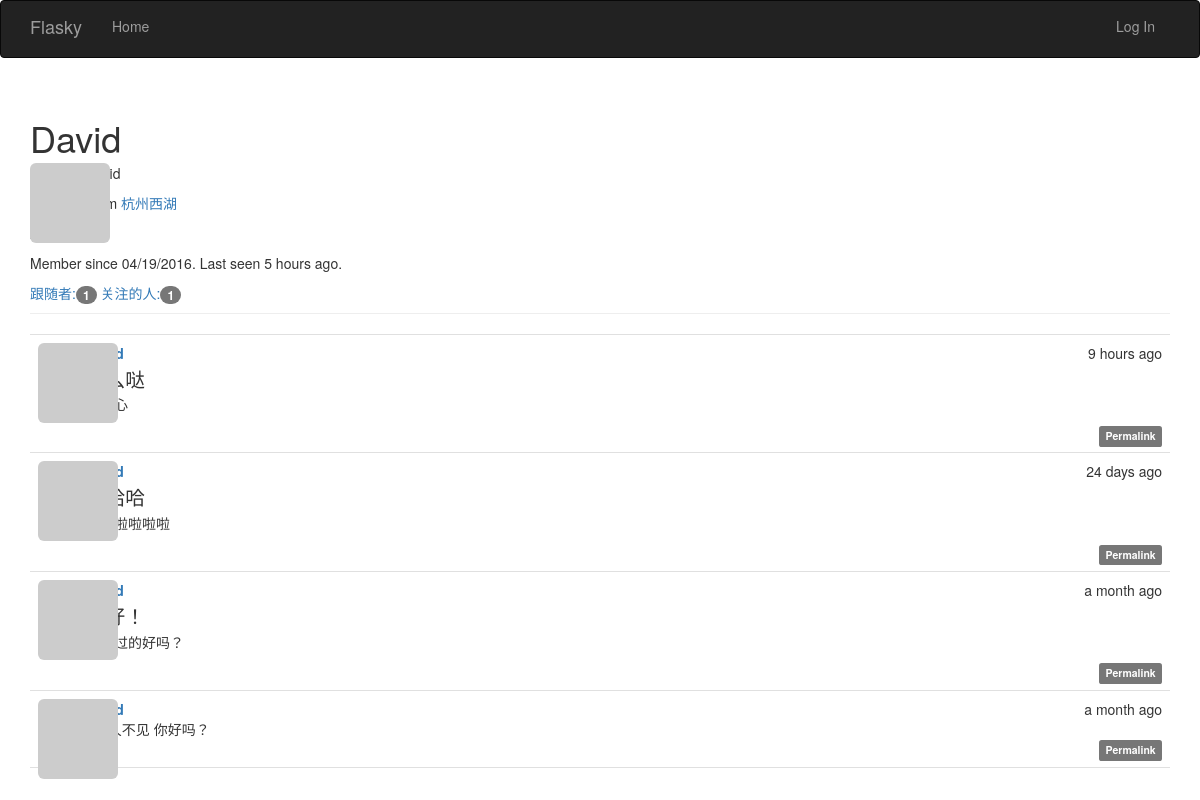
The app's page /user/David with its own data.
### app/models.py (models this page shows, shortened)
class User(db.Model,UserMixin):
    __tablename__='users'
    id=db.Column(db.Integer,primary_key=True)
    username=db.Column(db.String(64),unique=True,index=True)
    role_id=db.Column(db.Integer,db.ForeignKey('roles.id'))
    password_hash=db.Column(db.String(128))
    email=db.Column(db.String(64),unique=True,index=True)
    confirmed=db.Column(db.Boolean,default=False)
    name = db.Column(db.String(64))
    location = db.Column(db.String(64))
    about_me = db.Column(db.Text())
    member_since = db.Column(db.DateTime(), default=datetime.utcnow)
    last_seen = db.Column(db.DateTime(), default=datetime.utcnow)
    avatar_hash=db.Column(db.String(64))
    posts=db.relationship('Post',backref='author',lazy='dynamic')
    followed = db.relationship('Follow',
                               foreign_keys=[Follow.follower_id],
                               backref=db.backref('follower', lazy='joined'),
                               lazy='dynamic',
                               cascade='all, delete-orphan')
    followers = db.relationship('Follow',
                                foreign_keys=[Follow.followed_id],
                                backref=db.backref('followed', lazy='joined'),
                                lazy='dynamic',
                                cascade='all, delete-orphan')
    comments=db.relationship('Comment',backref='author',lazy='dynamic')
    @property
    def password(self):
        raise AttributeError('password is not a readable attribute')
    def gravatar(self,size=100,default='identicon',rating='g'):
        if request.is_secure:
            url="https://secure.gravatar.com/avatar"
        else:
            url='http://www.gravatar.com/avatar'
        hash=hashlib.md5(self.email.encode('utf-8')).hexdigest()
        return '{url}/{hash}?s={size}&d={default}&r={rating}'.format(url=url,hash=hash,size=size,default=default,rating=rating)

class Post(db.Model):
    __tablename__='posts'
    id=db.Column(db.Integer,primary_key=True)
    body=db.Column(db.Text)
    date=db.Column(db.DateTime,default=datetime.utcnow(),index=True)
    author_id=db.Column(db.Integer,db.ForeignKey('users.id'))
    body_html=db.Column(db.Text)
    comments=db.relationship('Comment',backref="post",lazy='dynamic')

### app/main/views.py (the view)
@main.route('/user/<username>',methods=['POST','GET'])
def user(username):
    user=User.query.filter_by(username=username).first()
    if user is None:
        abort(404)
    posts= user.posts.order_by(Post.date.desc()).all()
    return render_template('user.html',user=user,posts=posts)

### app/main/__init__.py (called while the page is built)
@main.app_context_processor
def inject_permissions():
    return dict(Permission=Permission)

### app/models.py (called while the page is built)
    def can(self,permissions):
        return False

    def is_administrator(self):
        return False

### app/templates/user.html (shortened to what this page needs)
{% extends "base.html" %}
{% block page_content %}
<div class="page-header">
    <h1>{{ user.username }}</h1>
    <div class="intro">
        <div class="left">
            <img class="img-rounded profile-thumbnail" src="{{ user.gravatar(size=50) }}">
        </div>
        <div class="right">
        {% if user.name or user.location %}
        <p >
        </p>
        <p >   {% if user.location %}
            From <a href="http://maps.google.com/?q={{ user.location }}">{{  user.location  }}</a>
            {% endif %}
        </p>
        {% endif %}
        </div>
    </div>
    {% if user.about_me %}<p>{{ user.about_me }}</p>{% endif %}
    <p>
    Member since {{ moment(user.member_since).format('L') }}.
    Last seen {{ moment(user.last_seen).fromNow() }}.
    </p>
    <a href="{{ url_for(".followers",username=user.username)}}">
        跟随者:<span class="badge">{{ user.followers.count() }}</span>
    </a>
    <a href="{{ url_for(".followed_by",username=user.username) }}">
        关注的人:<span class="badge">{{ user.followed.count() }}</span>
    </a>
</div>
    {% include "_posts.html" %}
{% endblock %}

### app/templates/_posts.html (shortened to what this page needs)
    <ul class="posts">
        {% for post in posts %}
            <li class="post">
             <div class="profile-thumbnail">
                 <a href="{{ url_for(".user",username=post.author.username) }}">
                     <img class="img-rounded profile-thumbnail" src="{{ post.author.gravatar(size=40) }}">
                 </a>
             </div>
            <div class="post-content">
                 <div class="post-date">{{ moment(post.date).fromNow() }}</div>
                 <div class="post-author">
                    <a href="{{ url_for('.user', username=post.author.username) }}">
                    </a>
                 </div>
                 <div class="post-body">
                     {% if post.body_html %}
                        {{ post.body_html | safe }}
                     {% else %}
                        {{ post.body }}
                     {% endif %}
                 </div>
                <div class="post-footer">
                    <a href="{{ url_for('.post', id=post.id) }}">
                        <span class="label label-default">Permalink</span>
                    </a>
                </div>
            </div>
             </li>
        {% endfor %}
    </ul>

### app/static/styles.css (style rules this page uses)
* { -webkit-box-sizing: border-box; -moz-box-sizing: border-box; -ms-box-sizing:border-box; box-sizing: border-box; }
.profile-thumbnail { position: absolute; }
ul.posts { list-style-type: none; padding: 0px; margin: 16px 0px 0px 0px; border-top: 1px solid #e0e0e0; }
ul.posts li.post { padding: 8px; border-bottom: 1px solid #e0e0e0; }
div.post-date { float: right; }
div.post-author { font-weight: bold; }
div.post-content { margin-left: 48px; min-height: 48px; }
div.post-footer { text-align: right; }
.post-body h1 { font-size: 140%; }
div.left { float: left; }
div.right { margin-left: 55px; }
div.intro { display: flex; flex-wrap: wrap; }
h1 { margin-top: 5px; margin-bottom: 5px; }

### records on screen
User: username "David", location "杭州西湖", member_since "04/19/2016", last_seen "5 hours ago"
Post: date "9 hours ago"
Post: date "24 days ago", body_html "啦啦啦啦啦啦"
Post: date "a month ago", body_html "最近过的好吗？"
Post: date "a month ago", body "#好久不见 你好吗？"

### other values on screen
{{ user.followers.count() }} "1"
{{ user.followed.count() }} "1"
